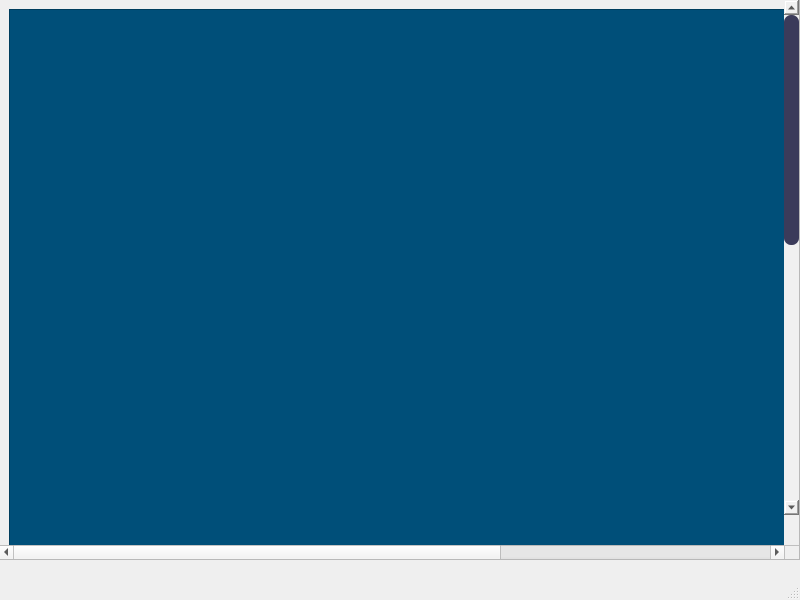
<?xml version="1.0" encoding="UTF-8"?>
<ui version="4.0">
 <class>MainWindow</class>
 <widget class="QMainWindow" name="MainWindow">
  <property name="geometry">
   <rect>
    <x>0</x>
    <y>0</y>
    <width>800</width>
    <height>600</height>
   </rect>
  </property>
  <property name="windowTitle">
   <string>MainWindow</string>
  </property>
  <widget class="QWidget" name="centralwidget">
   <widget class="QScrollArea" name="scrollArea">
    <property name="geometry">
     <rect>
      <x>-1</x>
      <y>-1</y>
      <width>801</width>
      <height>561</height>
     </rect>
    </property>
    <property name="styleSheet">
     <string notr="true">QScrollBar:vertical{
	border:none;
	background-color: rgb(253, 255, 255, 20);
	border-radius:0px;
	width:15px;
	margin: 15px 0 15px 0;
}

QScrollBar::handle:vertical{
	background-color: rgb(59,59,90);
	min-height:10px;
	border-radius:7px;
}</string>
    </property>
    <property name="widgetResizable">
     <bool>true</bool>
    </property>
    <widget class="QWidget" name="scrollAreaWidgetContents">
     <property name="geometry">
      <rect>
       <x>0</x>
       <y>0</y>
       <width>1218</width>
       <height>1218</height>
      </rect>
     </property>
     <property name="styleSheet">
      <string notr="true"/>
     </property>
     <layout class="QVBoxLayout" name="verticalLayout">
      <item>
       <widget class="QFrame" name="frame">
        <property name="minimumSize">
         <size>
          <width>1200</width>
          <height>1200</height>
         </size>
        </property>
        <property name="styleSheet">
         <string notr="true">background-color: rgb(0, 79, 121);</string>
        </property>
        <property name="frameShape">
         <enum>QFrame::StyledPanel</enum>
        </property>
        <property name="frameShadow">
         <enum>QFrame::Raised</enum>
        </property>
       </widget>
      </item>
     </layout>
    </widget>
   </widget>
  </widget>
  <widget class="QMenuBar" name="menubar">
   <property name="geometry">
    <rect>
     <x>0</x>
     <y>0</y>
     <width>800</width>
     <height>21</height>
    </rect>
   </property>
  </widget>
  <widget class="QStatusBar" name="statusbar"/>
 </widget>
 <resources/>
 <connections/>
</ui>
